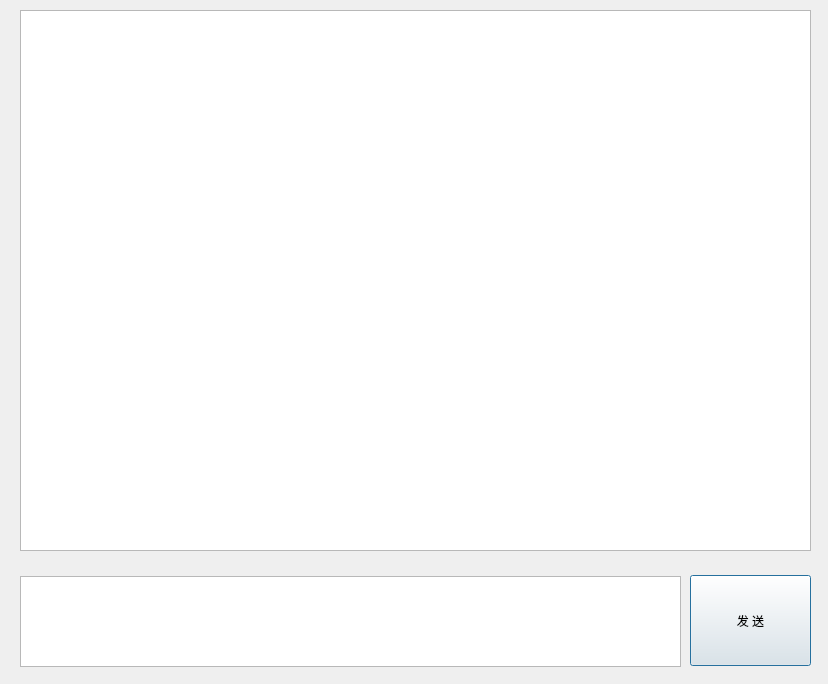
<?xml version="1.0" encoding="UTF-8"?>
<ui version="4.0">
 <class>ChatDialog</class>
 <widget class="QDialog" name="ChatDialog">
  <property name="geometry">
   <rect>
    <x>0</x>
    <y>0</y>
    <width>828</width>
    <height>684</height>
   </rect>
  </property>
  <property name="windowTitle">
   <string>聊天室-By:Ww~</string>
  </property>
  <widget class="QPlainTextEdit" name="edtMsg">
   <property name="geometry">
    <rect>
     <x>20</x>
     <y>576</y>
     <width>661</width>
     <height>91</height>
    </rect>
   </property>
  </widget>
  <widget class="QTextEdit" name="edtRecord">
   <property name="geometry">
    <rect>
     <x>20</x>
     <y>10</y>
     <width>791</width>
     <height>541</height>
    </rect>
   </property>
   <property name="readOnly">
    <bool>true</bool>
   </property>
  </widget>
  <widget class="QPushButton" name="btnSend">
   <property name="geometry">
    <rect>
     <x>690</x>
     <y>575</y>
     <width>121</width>
     <height>91</height>
    </rect>
   </property>
   <property name="text">
    <string>发 送</string>
   </property>
  </widget>
 </widget>
 <resources/>
 <connections/>
</ui>
